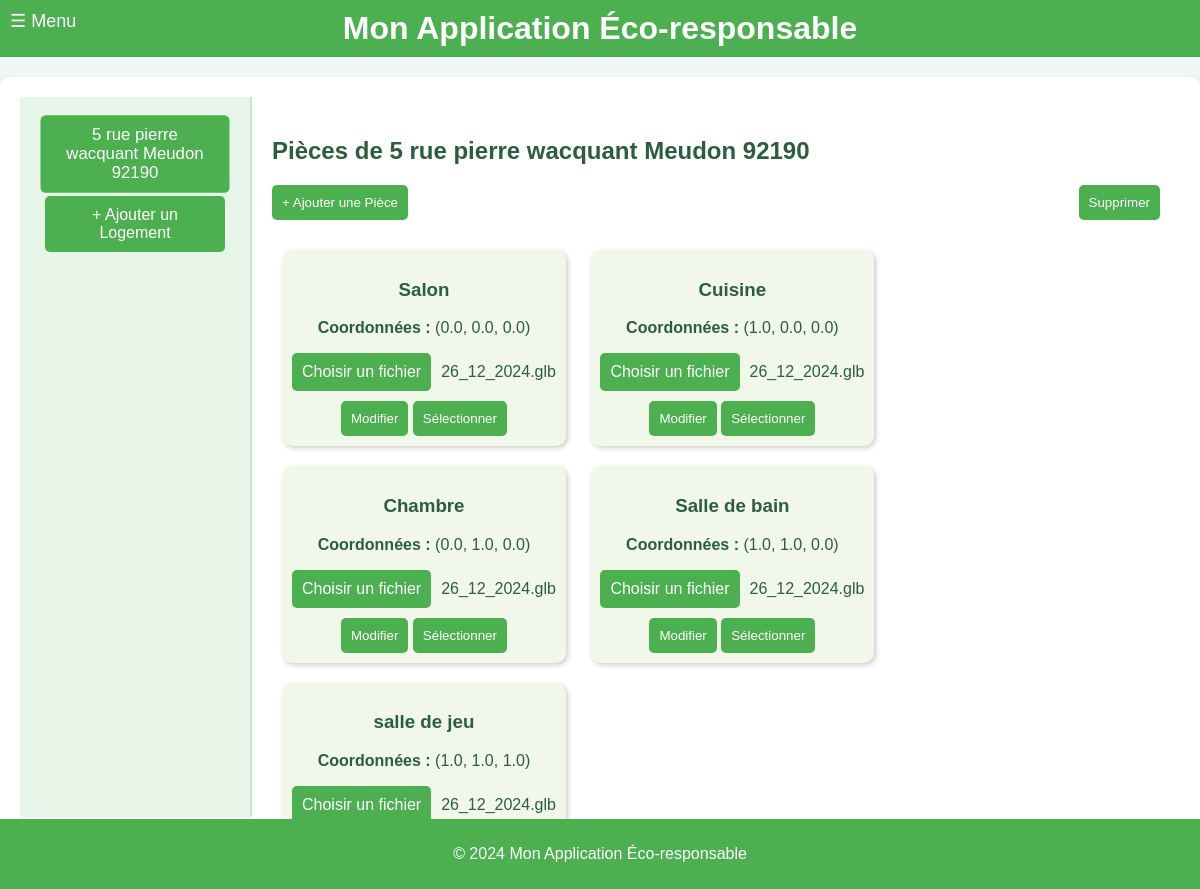
The app's page /rooms/1 with its own data.
### tables this page shows
CREATE TABLE Housing (
housing_id INTEGER PRIMARY KEY, -- Identifiant unique pour chaque logement
address VARCHAR(255), -- Adresse du logement
phone_number VARCHAR(20), -- NumÃ©ro de contact pour le logement
ip_address VARCHAR(15), -- Adresse IP associÃ©e au logement
insert_date TIMESTAMP DEFAULT CURRENT_TIMESTAMP -- Horodatage de l'ajout de l'enregistrement
);

CREATE TABLE Room (
    room_id INTEGER PRIMARY KEY, 
    housing_id INTEGER,
    name VARCHAR(100),
    x FLOAT,
    y FLOAT,
    z FLOAT,
    gltf_model VARCHAR(100) DEFAULT NULL,  -- Fix here: Comma instead of semicolon
    FOREIGN KEY (housing_id) REFERENCES Housing(housing_id)
);

### main.py (the view)
@app.get("/rooms/{housing_id}", response_class=HTMLResponse)
def get_rooms_for_housing(request: Request, housing_id: int):
    conn = get_db_connection()
    logements = conn.execute("SELECT housing_id, address FROM Housing").fetchall()
    rooms = conn.execute("SELECT * FROM Room WHERE housing_id = ?", (housing_id,)).fetchall()
    logement_address = next((logement["address"] for logement in logements if logement["housing_id"] == housing_id), "Logement par Défaut")
    conn.close()
    logements_list = [dict(logement) for logement in logements]
    rooms_list = [dict(room) for room in rooms]
    return templates.TemplateResponse("rooms.html", {
        "request": request,
        "logements": logements_list,
        "rooms": rooms_list,
        "selected_id": housing_id,
        "selected_logement_address": logement_address
    })

### templates/rooms.html (shortened to what this page needs)
{% extends "layout.html" %}
{% block content %}
<div class="container">
    <div class="menu">
        {% for logement in logements %}
        <div class="menu-item {% if selected_id == logement.housing_id %}active{% endif %}"
            onclick="location.href='/rooms/{{ logement.housing_id }}'">
            {{ logement.address }}
        </div>
        {% endfor %}
        <div class="menu-item" style="background-color: #4caf50; color: white;"
            onclick="location.href='http://localhost:8000/logements'">
            + Ajouter un Logement
        </div>
    </div>
    <div class="content">
        <h2>Pièces de {{ selected_logement_address or 'Logement par Défaut' }}</h2>
        <div class="actions">
            <button class="btn" onclick="openAddModal()">+ Ajouter une Pièce</button>
            <button class="btn" onclick="deleteSelected()">Supprimer</button>
        </div>
        {% if rooms %}
        {% for room in rooms %}
        <div class="tile" id="tile-{{ room.room_id }}">
            <h3>{{ room.name }}</h3>
            <p><strong>Coordonnées :</strong> ({{ room.x }}, {{ room.y }}, {{ room.z }})</p>
            <div style="margin-top: 10px; display: flex; align-items: center; gap: 10px;">
                <label for="gltf-upload-{{ room.room_id }}" class="custom-file-upload btn">
                    Choisir un fichier
                </label>
                <span id="file-name-{{ room.room_id }}">
                    {% if room.gltf_model %} {{ room.gltf_model.split('/')[-1] }} {% else %} Aucun fichier choisi {%
                    endif %}
                </span>
            </div>
            <div style="margin-top: 10px;">
                <button class="btn"
                    onclick="openEditModal('{{ room.room_id }}', '{{ room.name }}', '{{ room.x }}', '{{ room.y }}', '{{ room.z }}')">
                    Modifier
                </button>
                <button class="btn" onclick="toggleSelection('{{ room.room_id }}')">Sélectionner</button>
            </div>
        </div>
        {% endfor %}
        {% else %}
        <p>Aucune pièce trouvée pour ce logement.</p>
        {% endif %}
    </div>
</div>
{% endblock %}

### templates/layout.html (style rules this page uses)
body { font-family: Arial, sans-serif; margin: 0; padding: 0; background-color: #f0f7f4; color: #2c5d3f; }

### templates/rooms.html (style rules this page uses)
.custom-file-upload { background-color: #4caf50; color: white; border: none; padding: 10px 20px; border-radius: 5px; cursor: pointer; display: inline-block; transition: background-color 0.2s, transform 0.2s; }
.container { display: flex; height: 90vh; }
.menu { width: 200px; background-color: #e8f5e9; padding: 15px; border-right: 2px solid #c8e6c9; }
.menu-item { background-color: #c8e6c9; padding: 10px; margin: 10px 0; text-align: center; border-radius: 5px; cursor: pointer; transition: transform 0.3s, background 0.3s; }
.menu-item:hover, .menu-item.active { background-color: #4caf50; color: white; transform: scale(1.05); }
.content { flex: 1; padding: 20px; }
.actions { margin-bottom: 20px; display: flex; justify-content: space-between; }
.btn { background-color: #4caf50; color: white; border: none; padding: 10px; border-radius: 5px; cursor: pointer; transition: transform 0.2s; }
.tile { display: inline-block; background-color: #f1f8e9; border-radius: 10px; padding: 10px; margin: 10px; box-shadow: 2px 2px 5px rgba(0, 0, 0, 0.2); text-align: center; transition: transform 0.3s; }

### templates/menu.html (style rules this page uses)
.menu-item { display: block; padding: 10px 20px; text-decoration: none; color: black; font-size: 16px; background-color: white; margin: 5px 10px; border-radius: 5px; transition: background 0.2s, color 0.2s; }

### records on screen
Housing: address "5 rue pierre wacquant Meudon 92190"
Room: name "Salon", x "0.0", y "0.0", z "0.0", gltf_model "26_12_2024.glb"
Room: name "Cuisine", x "1.0", y "0.0", z "0.0", gltf_model "26_12_2024.glb"
Room: name "Chambre", x "0.0", y "1.0", z "0.0", gltf_model "26_12_2024.glb"
Room: name "Salle de bain", x "1.0", y "1.0", z "0.0", gltf_model "26_12_2024.glb"
Room: name "salle de jeu", x "1.0", y "1.0", z "1.0", gltf_model "26_12_2024.glb"
